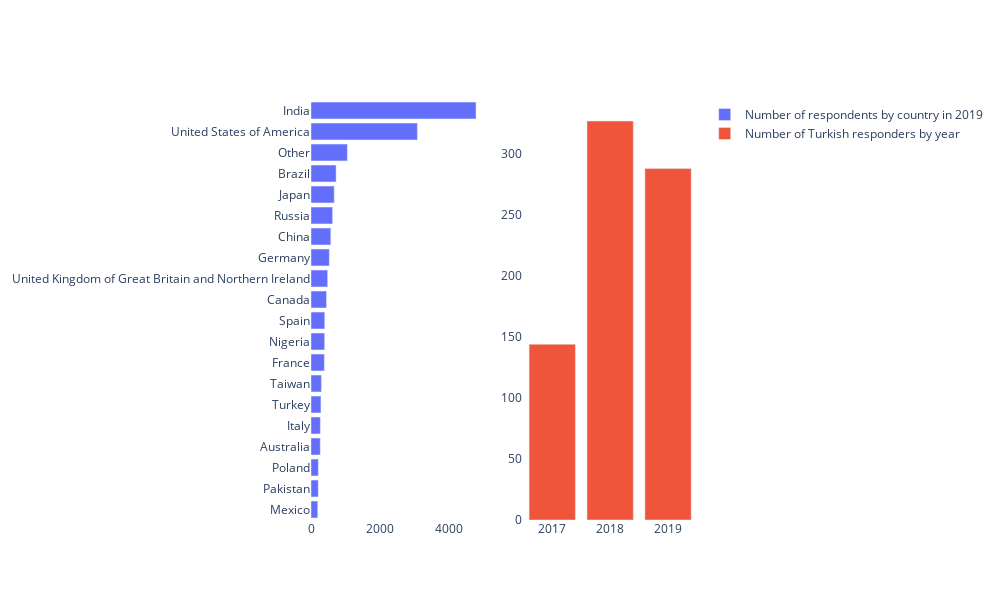

Notebook code cell kept with this figure:
### Code cell
df_count = pd.DataFrame({'Year': [2017, 2018, 2019], 'Count': [df_choice_17.shape[0], df_choice_18.shape[0], df_choice_19.shape[0]]})
top_count = top_count.sort_values('count')

fig = make_subplots(rows=1, cols=2)
fig.add_trace(go.Bar(y=top_count['Country'], x=top_count['count'], orientation='h', name='Number of respondents by country in 2019'), row=1, col=1)
fig.add_trace(go.Bar(x=df_count['Year'], y=df_count['Count'], name='Number of Turkish responders by year'), row=1, col=2)

fig['layout'].update(height=600, width=1000,paper_bgcolor='rgba(0,0,0,0)',
    plot_bgcolor='rgba(0,0,0,0)');
iplot(fig);

### Figure 1 — Plotly figure (JSON) as saved in the notebook; plotly's stock layout.template omitted (floating-point values rounded to 4 significant figures)
{"data": [{"name": "Number of respondents by country in 2019", "orientation": "h", "type": "bar", "x": [195, 210, 212, 269, 271, 288, 301, 387, 395, 399, 450, 482, 531, 574, 626, 673, 728, 1054, 3085, 4786], "xaxis": "x", "y": ["Mexico", "Pakistan", "Poland", "Australia", "Italy", "Turkey", "Taiwan", "France", "Nigeria", "Spain", "Canada", "United Kingdom of Great Britain and Northern Ireland", "Germany", "China", "Russia", "Japan", "Brazil", "Other", "United States of America", "India"], "yaxis": "y"}, {"name": "Number of Turkish responders by year", "type": "bar", "x": [2017, 2018, 2019], "xaxis": "x2", "y": [144, 327, 288], "yaxis": "y2"}], "layout": {"height": 600, "paper_bgcolor": "rgba(0,0,0,0)", "plot_bgcolor": "rgba(0,0,0,0)", "width": 1000, "xaxis": {"anchor": "y", "domain": [0, 0.45]}, "xaxis2": {"anchor": "y2", "domain": [0.55, 1]}, "yaxis": {"anchor": "x", "domain": [0, 1]}, "yaxis2": {"anchor": "x2", "domain": [0, 1]}}}
